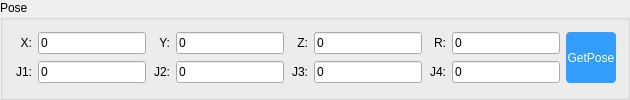
          <widget class="QGroupBox" name="groupBox_pose">
           <property name="sizePolicy">
            <sizepolicy hsizetype="Preferred" vsizetype="Fixed">
             <horstretch>0</horstretch>
             <verstretch>0</verstretch>
            </sizepolicy>
           </property>
           <property name="title">
            <string>Pose</string>
           </property>
           <layout class="QGridLayout" name="gridLayout_2">
            <item row="1" column="2">
             <widget class="QLabel" name="label_7">
              <property name="minimumSize">
               <size>
                <width>18</width>
                <height>0</height>
               </size>
              </property>
              <property name="maximumSize">
               <size>
                <width>18</width>
                <height>16777215</height>
               </size>
              </property>
              <property name="text">
               <string notr="true">J2:</string>
              </property>
              <property name="alignment">
               <set>Qt::AlignRight|Qt::AlignTrailing|Qt::AlignVCenter</set>
              </property>
             </widget>
            </item>
            <item row="1" column="7">
             <widget class="QLineEdit" name="lineEdit_J4">
              <property name="text">
               <string notr="true">0</string>
              </property>
              <property name="readOnly">
               <bool>true</bool>
              </property>
             </widget>
            </item>
            <item row="0" column="4">
             <widget class="QLabel" name="label_4">
              <property name="minimumSize">
               <size>
                <width>18</width>
                <height>0</height>
               </size>
              </property>
              <property name="maximumSize">
               <size>
                <width>18</width>
                <height>16777215</height>
               </size>
              </property>
              <property name="text">
               <string notr="true">Z:</string>
              </property>
              <property name="alignment">
               <set>Qt::AlignRight|Qt::AlignTrailing|Qt::AlignVCenter</set>
              </property>
             </widget>
            </item>
            <item row="1" column="4">
             <widget class="QLabel" name="label_10">
              <property name="minimumSize">
               <size>
                <width>18</width>
                <height>0</height>
               </size>
              </property>
              <property name="maximumSize">
               <size>
                <width>18</width>
                <height>16777215</height>
               </size>
              </property>
              <property name="text">
               <string notr="true">J3:</string>
              </property>
              <property name="alignment">
               <set>Qt::AlignRight|Qt::AlignTrailing|Qt::AlignVCenter</set>
              </property>
             </widget>
            </item>
            <item row="0" column="0">
             <widget class="QLabel" name="label">
              <property name="minimumSize">
               <size>
                <width>18</width>
                <height>0</height>
               </size>
              </property>
              <property name="maximumSize">
               <size>
                <width>18</width>
                <height>16777215</height>
               </size>
              </property>
              <property name="text">
               <string notr="true">X:</string>
              </property>
              <property name="alignment">
               <set>Qt::AlignRight|Qt::AlignTrailing|Qt::AlignVCenter</set>
              </property>
             </widget>
            </item>
            <item row="0" column="7">
             <widget class="QLineEdit" name="lineEdit_R">
              <property name="text">
               <string notr="true">0</string>
              </property>
              <property name="readOnly">
               <bool>true</bool>
              </property>
             </widget>
            </item>
            <item row="1" column="0">
             <widget class="QLabel" name="label_9">
              <property name="minimumSize">
               <size>
                <width>18</width>
                <height>0</height>
               </size>
              </property>
              <property name="maximumSize">
               <size>
                <width>18</width>
                <height>16777215</height>
               </size>
              </property>
              <property name="text">
               <string notr="true">J1:</string>
              </property>
              <property name="alignment">
               <set>Qt::AlignRight|Qt::AlignTrailing|Qt::AlignVCenter</set>
              </property>
             </widget>
            </item>
            <item row="1" column="1">
             <widget class="QLineEdit" name="lineEdit_J1">
              <property name="text">
               <string notr="true">0</string>
              </property>
              <property name="readOnly">
               <bool>true</bool>
              </property>
             </widget>
            </item>
            <item row="0" column="5">
             <widget class="QLineEdit" name="lineEdit_Z">
              <property name="text">
               <string notr="true">0</string>
              </property>
              <property name="readOnly">
               <bool>true</bool>
              </property>
             </widget>
            </item>
            <item row="0" column="2">
             <widget class="QLabel" name="label_2">
              <property name="minimumSize">
               <size>
                <width>18</width>
                <height>0</height>
               </size>
              </property>
              <property name="maximumSize">
               <size>
                <width>18</width>
                <height>16777215</height>
               </size>
              </property>
              <property name="text">
               <string notr="true">Y:</string>
              </property>
              <property name="alignment">
               <set>Qt::AlignRight|Qt::AlignTrailing|Qt::AlignVCenter</set>
              </property>
             </widget>
            </item>
            <item row="1" column="6">
             <widget class="QLabel" name="label_8">
              <property name="minimumSize">
               <size>
                <width>18</width>
                <height>0</height>
               </size>
              </property>
              <property name="maximumSize">
               <size>
                <width>18</width>
                <height>16777215</height>
               </size>
              </property>
              <property name="text">
               <string notr="true">J4:</string>
              </property>
              <property name="alignment">
               <set>Qt::AlignRight|Qt::AlignTrailing|Qt::AlignVCenter</set>
              </property>
             </widget>
            </item>
            <item row="0" column="6">
             <widget class="QLabel" name="label_5">
              <property name="minimumSize">
               <size>
                <width>18</width>
                <height>0</height>
               </size>
              </property>
              <property name="maximumSize">
               <size>
                <width>18</width>
                <height>16777215</height>
               </size>
              </property>
              <property name="text">
               <string notr="true">R:</string>
              </property>
              <property name="alignment">
               <set>Qt::AlignRight|Qt::AlignTrailing|Qt::AlignVCenter</set>
              </property>
             </widget>
            </item>
            <item row="1" column="5">
             <widget class="QLineEdit" name="lineEdit_J3">
              <property name="text">
               <string notr="true">0</string>
              </property>
              <property name="readOnly">
               <bool>true</bool>
              </property>
             </widget>
            </item>
            <item row="0" column="1">
             <widget class="QLineEdit" name="lineEdit_X">
              <property name="text">
               <string notr="true">0</string>
              </property>
              <property name="readOnly">
               <bool>true</bool>
              </property>
             </widget>
            </item>
            <item row="0" column="3">
             <widget class="QLineEdit" name="lineEdit_Y">
              <property name="text">
               <string notr="true">0</string>
              </property>
              <property name="readOnly">
               <bool>true</bool>
              </property>
             </widget>
            </item>
            <item row="1" column="3">
             <widget class="QLineEdit" name="lineEdit_J2">
              <property name="text">
               <string notr="true">0</string>
              </property>
              <property name="readOnly">
               <bool>true</bool>
              </property>
             </widget>
            </item>
            <item row="0" column="8" rowspan="2">
             <widget class="QPushButton" name="btn_getpose">
              <property name="enabled">
               <bool>true</bool>
              </property>
              <property name="sizePolicy">
               <sizepolicy hsizetype="Minimum" vsizetype="Expanding">
                <horstretch>0</horstretch>
                <verstretch>0</verstretch>
               </sizepolicy>
              </property>
              <property name="minimumSize">
               <size>
                <width>50</width>
                <height>0</height>
               </size>
              </property>
              <property name="toolTip">
               <string>get current position</string>
              </property>
              <property name="styleSheet">
               <string notr="true">QPushButton{border-radius: 4px;background-color: rgb(50, 157, 253);color: white;}QPushButton:hover{background-color: rgb(29, 148, 255);}
QPushButton:pressed{background-color: rgb(10, 139, 255);}
QPushButton:disabled{background-color: lightgray;}</string>
              </property>
              <property name="text">
               <string>GetPose</string>
              </property>
             </widget>
            </item>
           </layout>
          </widget>
